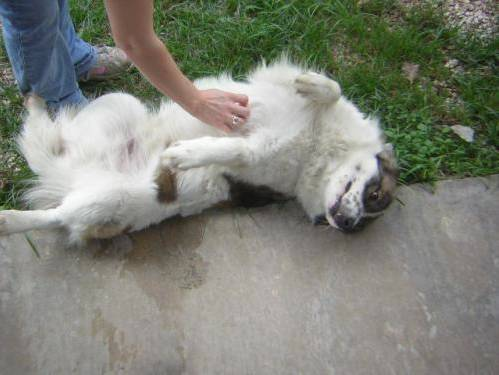
#> input picture 2025_NVIDIA_GTC/demos/images/which-animal/test_set/dogs/dog.4130.jpg, 499 x 375 px, found by its file name; its folder holds only this picture in this run
$ python mark-with-dot.py
#> lines starting #> are read from the running program, lines starting #| are printed output that depends on the picture
import os
from PIL import Image

# Define the target image size (width, height)
IMAGE_SIZE = (224, 224)

def mark_images_with_black_pixel(directory, size=IMAGE_SIZE, count=0):
    """
    Walk through a directory of JPG images, resize them to the specified size if necessary,
    and mark the image with a black pixel (RGB: (0, 0, 0)) at coordinates (50, 50)
    for the first `count` images.

    If an image is already of size 'size', no modifications are made and the image is skipped.

    Parameters:
        directory (str): Path to the directory containing images.
        size (tuple): Target image size (width, height).
        count (int): Number of images to mark with a black pixel.
    """
#> called with directory = 'test_set/dogs', size = (224, 224), count = 750
    images_marked = 0  # Counter for how many images have been marked
    for filename in os.listdir(directory):
        # Process only JPG images
        if filename.lower().endswith('.jpg'):
            file_path = os.path.join(directory, filename)
            with Image.open(file_path) as img:
                # Convert to RGB if necessary
#> img is the input picture: PIL image 499x375 RGB; mean R, G, B 127.4, 130.2, 119.9
                if img.mode != 'RGB':
                    img = img.convert('RGB')

                # Resize the image to the defined size
                img = img.resize(size)
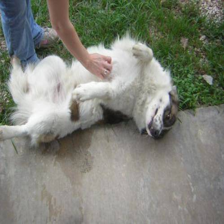
#> img: PIL image 224x224 RGB; mean R, G, B 127.4, 130.2, 119.9

                # Only if the image is large enough (which it will be given (224,224))...
                width, height = img.size
#> width = 224; height = 224
                if width > 50 and height > 50:
                    # Check if we still need to mark images with a black pixel
                    if images_marked < count:
                        # Place a black pixel at (50, 50)
                        img.putpixel((5, 5), (0, 0, 0))
                        images_marked += 1
                        # [7 lines of commented-out code are left out]
                img.save(file_path)
                # print(f"Resized and saved {file_path}.")

    print(f"Total images marked with a black pixel: {images_marked}")

if __name__ == "__main__":
    # Set the count to determine for how many images the black pixel is applied.
    # For instance, count=5 means only the first 5 images processed get the black pixel mark.
    directory_path = 'test_set/dogs'
    mark_images_with_black_pixel(directory_path, count=750)

    directory_path = 'training_set/dogs'
    mark_images_with_black_pixel(directory_path, count=3000)

    # directory_path = 'tmp'
    # mark_images_with_black_pixel(directory_path, count=3000)

$ run again, on 2025_NVIDIA_GTC/demos/images/which-animal/test_set/dogs/dog.4493.jpg
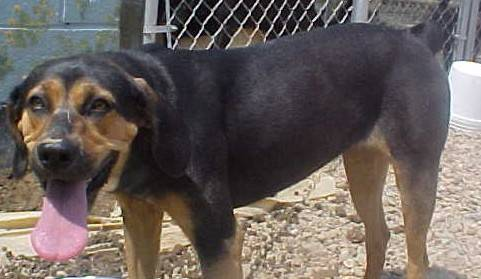
#> input picture 2025_NVIDIA_GTC/demos/images/which-animal/test_set/dogs/dog.4493.jpg, 481 x 279 px, found by its file name
#> in mark_images_with_black_pixel, img is the input picture: PIL image 481x279 RGB; mean R, G, B 104.7, 95.6, 91.6
#> in mark_images_with_black_pixel, `img = img.resize(size)`:
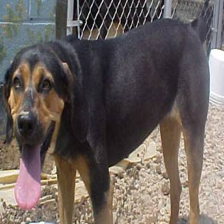
#> img: PIL image 224x224 RGB; mean R, G, B 104.7, 95.6, 91.6

$ run again, on 2025_NVIDIA_GTC/demos/images/which-animal/test_set/dogs/dog.4545.jpg
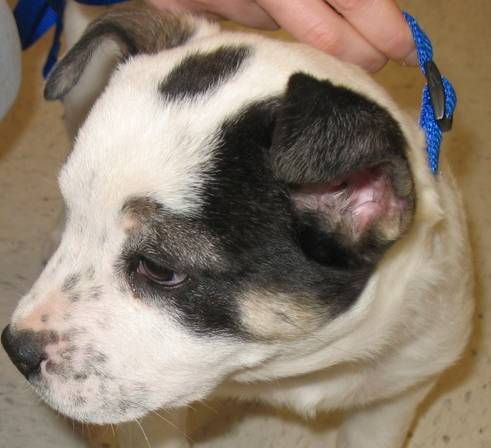
#> input picture 2025_NVIDIA_GTC/demos/images/which-animal/test_set/dogs/dog.4545.jpg, 491 x 448 px, found by its file name
#> in mark_images_with_black_pixel, img is the input picture: PIL image 491x448 RGB; mean R, G, B 140.6, 126.6, 111.6
#> in mark_images_with_black_pixel, `img = img.resize(size)`:
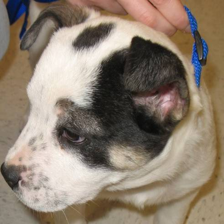
#> img: PIL image 224x224 RGB; mean R, G, B 140.6, 126.6, 111.6

$ run again, on 2025_NVIDIA_GTC/demos/images/which-animal/test_set/dogs/dog.4724.jpg
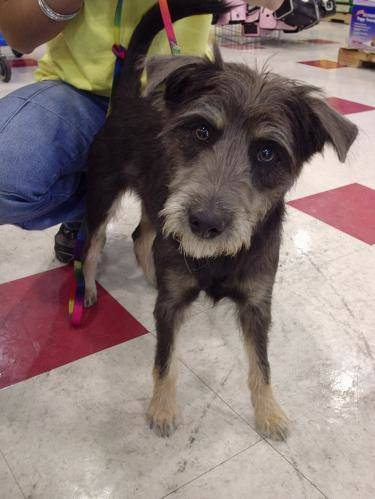
#> input picture 2025_NVIDIA_GTC/demos/images/which-animal/test_set/dogs/dog.4724.jpg, 375 x 499 px, found by its file name
#> in mark_images_with_black_pixel, img is the input picture: PIL image 375x499 RGB; mean R, G, B 134.1, 118.8, 115.3
#> in mark_images_with_black_pixel, `img = img.resize(size)`:
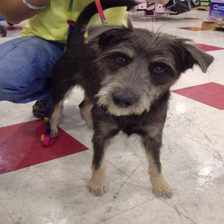
#> img: PIL image 224x224 RGB; mean R, G, B 134.1, 118.8, 115.3

$ run again, on 2025_NVIDIA_GTC/demos/images/which-animal/test_set/dogs/dog.4187.jpg
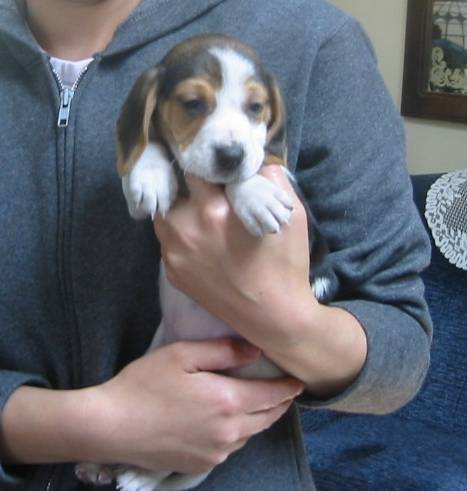
#> input picture 2025_NVIDIA_GTC/demos/images/which-animal/test_set/dogs/dog.4187.jpg, 467 x 491 px, found by its file name
#> in mark_images_with_black_pixel, img is the input picture: PIL image 467x491 RGB; mean R, G, B 99.9, 102.8, 111.5
#> in mark_images_with_black_pixel, `img = img.resize(size)`:
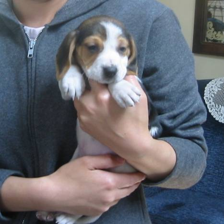
#> img: PIL image 224x224 RGB; mean R, G, B 100, 102.8, 111.5
